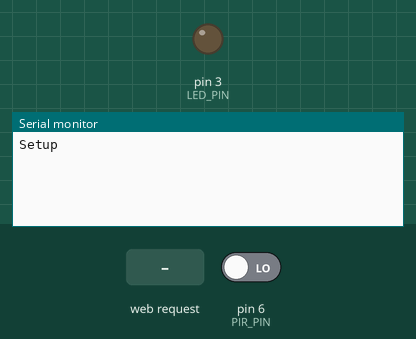
Simulated run of this sketch. Board: Arduino Uno, built with avr-gcc and run on an emulated ATmega328P. Shown: output pins drawn as LEDs (lit = HIGH), the last lines printed to the serial monitor. Inputs (shaded band) come from the test bench; at power-on: pin 6 (PIR_PIN) LOW. WiFi joins after 1.5 s; servers stay silent unless stated.

Above: at 2.2 s.
2.3 s: HTTP request GET /b6 received
At 2.9 s:
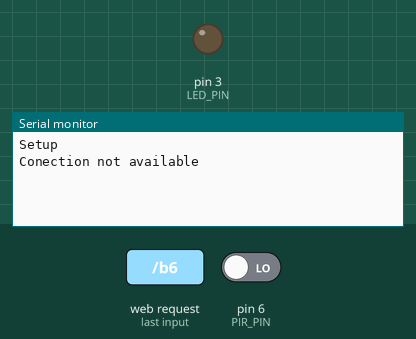
3.8 s: HTTP request GET /d3 received
At 5.3 s:
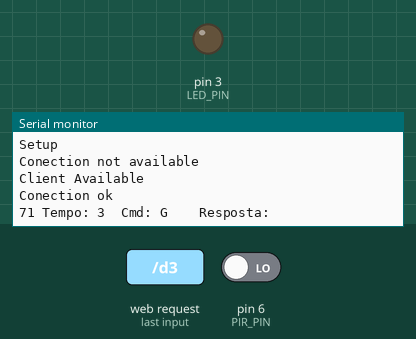

The sketch:

Arduino_Zabbix_Agent.ino
```cpp
#include <SPI.h>
#include <Ethernet.h>
#include <DHT.h>
#include <DHT_U.h>
#include <OneWire.h>
#include <string.h>

//----------------------------- Network settings -------------------------------
byte mac[] = { 0x90, 0xA2, 0xDA, 0x00, 0xE3, 0x1B };
//IPAddress ip(192, 168, 1, 150);
IPAddress ip(192, 168, 5, 150);
IPAddress gateway(192, 168, 5, 1);
IPAddress subnet(255, 255, 255, 0);

//------------ Pins 10, 11, 12 e 13 are used by ethernet shield! ---------------
#define MAX_CMD_LENGTH 25
#define LED_PIN 3              // LED pin with 1k resistor
#define DHT11_PIN 4            // DHT11 pin with a 10k resistor
#define ONE_WIRE_PIN 5         // One wire pin with a 4.7k resistor
#define PIR_PIN 6              // PIR pin
#define SOIL_PIN A0            // Soil humidity sensor pin

EthernetServer server(10050);
EthernetClient client;
OneWire ds(ONE_WIRE_PIN);
//DHT dht;

boolean connected = false;
byte i;
byte present = 0;
byte type_s;
byte data[12];
byte addr[8];
double temp = 0;                // Temperature
double umid = 0;                // Humidity
float celsius;
float oneWire17 = 0;
float oneWireB6 = 0;
float oneWireD3 = 0;
String cmd;                     //FOR ZABBIX COMMAND
String serialNum;
int counter = 1;                // For testing
int chk;
int presence = 0;
int lastPresence = 0;
int soil = 0;                   // Soil humidity
int limite = 1;                 // Command size. Using 1 for better performance.
int waitTime = 15000;           // Default waiting time before reading sensor again.
int pirWaitTime = 200000;       // Default waiting time for PIR.
unsigned long dhtLastCheck = 0;
unsigned long pirLastCheck = 0;
unsigned long oneWireLastCheck = 0;

// Read all DS18b20 and saves the result on variables every 15 seconds.
void readOneWire() {
  if (millis() - oneWireLastCheck > waitTime) {
    if ( !ds.search(addr)) {
      //Serial.println("No more addresses.");
      ds.reset_search();
      //delay(250);
      return;
    }
    if (OneWire::crc8(addr, 7) != addr[7]) {
      Serial.println("CRC is not valid!");
      return;
    }
    switch (addr[0]) {
      case 0x10:
        type_s = 1;
        break;
      case 0x28:
        type_s = 0;
        break;
      case 0x22:
        type_s = 0;
        break;
      default:
        Serial.println("Device is not a DS18x20 family device.");
        return;
    }
    ds.reset();
    ds.select(addr);
    ds.write(0x44, 1);      // start conversion, with parasite power on at the end
    //delay(1000);          // maybe 750ms is enough, maybe not
    // we might do a ds.depower() here, but the reset will take care of it.
    present = ds.reset();
    ds.select(addr);
    ds.write(0xBE);         // Read Scratchpad
    for ( i = 0; i < 9; i++) {           // we need 9 bytes
      data[i] = ds.read();
    }
    int16_t raw = (data[1] << 8) | data[0];
    if (type_s) {
      raw = raw << 3; // 9 bit resolution default
      if (data[7] == 0x10) {

        raw = (raw & 0xFFF0) + 12 - data[6];
      }
    } else {
      byte cfg = (data[4] & 0x60);

      if (cfg == 0x00) raw = raw & ~7;      // 9 bit resolution, 93.75 ms
      else if (cfg == 0x20) raw = raw & ~3; // 10 bit res, 187.5 ms
      else if (cfg == 0x40) raw = raw & ~1; // 11 bit res, 375 ms
    }
    celsius = (float)raw / 16.0;
    //Serial.print(celsius);
    //Serial.println(" Celsius");
    serialNum = String(addr[7], HEX);
    if (serialNum == "17") oneWire17 = celsius;
    else if (serialNum == "b6") oneWireB6 = celsius;
    else if (serialNum == "d3") oneWireD3 = celsius;
    // If Fahrenheit needed, (Fahrenheit = Celsius * 1.8) + 32;

    oneWireLastCheck = millis();
  }
}

// Read DHT11 every 15 seconds and save values on variables
//void readDHT11() {
// if (millis() - dhtLastCheck > waitTime) {
// // chk = DHT.read11(DHT11_PIN);
//    switch (chk) {
//      case DHTLIB_OK:
//        break;
//      case DHTLIB_ERROR_CHECKSUM:
//        Serial.print("Checksum error,\t");
//        break;
//      case DHTLIB_ERROR_TIMEOUT:
//        Serial.print("Time out error,\t");
//        break;
//      default:
//        Serial.print("Unknown error,\t");
//        break;
//    }
//    temp = DHT.temperature;
//    umid = DHT.humidity;
//    dhtLastCheck = millis();
//  }
//}

// Read command received.
void readTelnetCommand(char c) {
  if (cmd.length() == MAX_CMD_LENGTH) {
    cmd = "";
  }
  cmd += c;
  if (c == '\n' || cmd.length() == limite) {
    parseCommand();
  }
  else {
  }
}

// Read soil humidity sensor.
void readSoil() {
  soil = digitalRead(SOIL_PIN);
}

// Read PIR and if positive, keep the value for pirWaitTime seconds.
void readPresence() {
  if (digitalRead(PIR_PIN)) {
    pirLastCheck = millis();
    lastPresence = 1;
  }
  if (digitalRead(PIR_PIN) && (lastPresence)) {
    presence = 1;
  }
  else {
    if (millis() - pirLastCheck > pirWaitTime) {
      presence = 0;
      lastPresence = 0;
    }
  }
}

//Commands received by agent on port 10050 parsing
void parseCommand() {
  if (cmd.equals("")) {  }
  else {
    counter = counter + 1;
    Serial.print(" Tempo: ");
    Serial.print(millis() / 1000);
    Serial.print("\t");
    Serial.print("Cmd: ");
    Serial.print(cmd);
    Serial.print("\t\t");
    Serial.print("Resposta: ");
    // AGENT ping
    if (cmd.equals("p")) {
      server.println("1");
    } // Agent version
    else if (cmd.equals("l")) {
      //Serial.println("Version");
      server.println("Arduino Zabbix Agent 1.0");
      delay(100);
    } // Agent soil humidity
    else if (cmd.equals("q")) {
      readSoil();
      Serial.print(soil);
      server.println(soil);
      // NOT SUPPORTED
    } // Agent air temperature
    else if (cmd.equals("w")) {
//      readDHT11();
      Serial.print(temp);
      server.println(temp);
      dhtLastCheck = millis() - waitTime;
    } // Agent air humidity
    else if (cmd.equals("e")) {
//      readDHT11();
      server.println(umid);
      Serial.print(umid);
    } else if (cmd.equals("r")) {
      server.println(oneWire17);
      Serial.print(oneWire17);
    } else if (cmd.equals("f")) {
      server.println(oneWireB6);
      Serial.print(oneWireB6);
      oneWireLastCheck = oneWireLastCheck - (waitTime/3);
    } else if (cmd.equals("v")) {
      server.println(oneWireD3);
      Serial.print(oneWireD3);
      oneWireLastCheck = oneWireLastCheck - (waitTime/3);
    } else if (cmd.equals("t")) {
      server.println(presence);
      Serial.print(presence);
      oneWireLastCheck = oneWireLastCheck - (waitTime/3);
      pirLastCheck = millis() - pirWaitTime;
    } else { // Agent error
      //server.print("ZBXDZBX_NOTSUPPORTED");
      //server.print("Error");
    }
    cmd = "";
    Serial.println("");
    client.stop();
  }
}

// The loop that Arduino runs forever after the setup() function.
void loop() {
  client = server.available();
  if (client) {
    if (!connected) {
      Serial.println("Conection not available");
      client.flush();
      connected = true;
      client.stop();
    }
    if (client.available() > 0) {
      Serial.println("Client Available");
      Serial.println("Conection ok");
      int clientread = client.read();
      Serial.print(clientread);
      char charcr = clientread;
      digitalWrite(LED_PIN, HIGH);
      readTelnetCommand(clientread);
      digitalWrite(LED_PIN, LOW);
    }
  }
  if (millis()%2) {
    readPresence();
  }
  else {
    readOneWire();
  }
}

// This function runs once only, when the Arduino is turned on or reseted.
void setup() {
  pinMode(LED_PIN, OUTPUT);
  Serial.begin(9600);
  //Serial.begin(115200);
  pinMode(SOIL_PIN, INPUT);
  Ethernet.begin(mac, ip, gateway, subnet);
  server.begin();
  Serial.println("Setup");
  delay(1000);
}
```

Measured:
- after the input at 2.3 s, the serial monitor: prints a new line at once (image 1)
- after the input at 3.8 s, the serial monitor: prints a new line at once (image 2)
